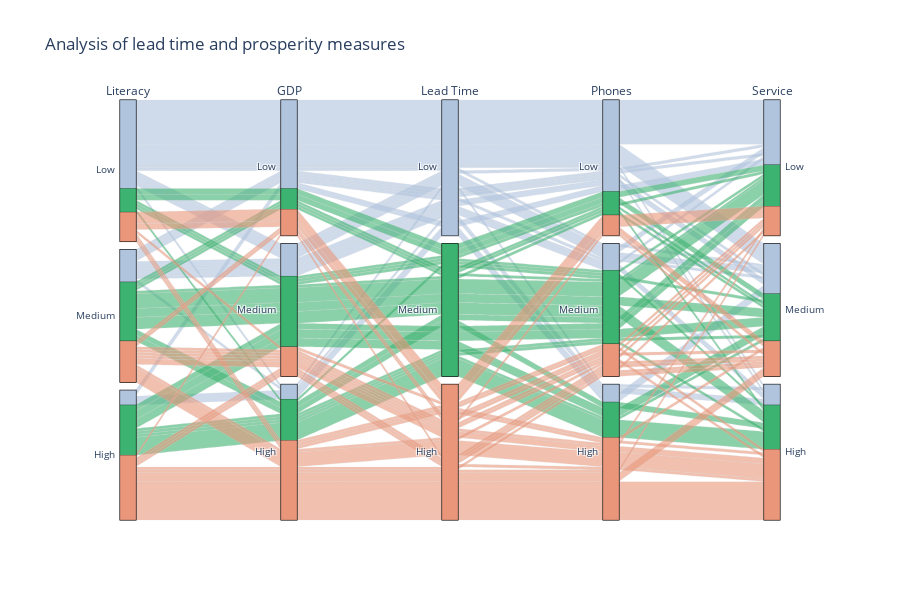

The cell this chart's notebook holds for it:
### Markdown cell above
Visualizations perspective 1

### Code cell
# divide the statistics in equal bins using qcut
qcut_series_lead, qcut_intervals_lead = pd.qcut(concat_country['lead_time'], q=3, retbins=True, labels=['Low', 'Medium', 'High'])
qcut_series_gdp, qcut_intervals_gdp = pd.qcut(concat_country['GDP($percapita)'], q=3, retbins=True, labels=['Low', 'Medium', 'High'])
qcut_series_lit, qcut_intervals_lit = pd.qcut(concat_country['Literacy(%)'], q=3, retbins=True, labels=['Low', 'Medium', 'High'])
qcut_series_phones, qcut_intervals_phones = pd.qcut(concat_country['Phones(per1000)'], q=3, retbins=True, labels=['Low', 'Medium', 'High'], duplicates='drop')
qcut_series_ser, qcut_intervals_ser = pd.qcut(concat_country['Service'], q=3, retbins=True, labels=['Low', 'Medium', 'High'])

# the dimensions/statistics of the graph
lead_dim = go.parcats.Dimension(
    values=qcut_series_lead,
    label="Lead Time",
    categoryorder='array',
    categoryarray=['Low', 'Medium', 'High']
)
gdp_dim = go.parcats.Dimension(
    values=qcut_series_gdp,
    categoryorder='array',
    categoryarray=['Low', 'Medium', 'High'],
    label="GDP"
)
lit_dim = go.parcats.Dimension(
    values=qcut_series_lit,
    categoryorder='array',
    categoryarray=['Low', 'Medium', 'High'],
    label="Literacy"
)
phones_dim = go.parcats.Dimension(
    values=qcut_series_phones,
    categoryorder='array',
    categoryarray=['Low', 'Medium', 'High'],
    label="Phones"
)
ser_dim = go.parcats.Dimension(
    values=qcut_series_ser,
    categoryorder='array',
    categoryarray=['Low', 'Medium', 'High'],
    label="Service"
)

#color coding the low, medium and high values
color = qcut_series_lead.astype('category').cat.codes
colorscale = ['#b0c4de', '#3cb371', '#e9967a']

# create figure with dimensions and color
fig = go.Figure(go.Parcats(
    dimensions=[lit_dim, gdp_dim, lead_dim, phones_dim, ser_dim], 
    line={'color': color, 'colorscale': colorscale}
), layout=go.Layout(title='Analysis of lead time and prosperity measures', height=600))

fig.show()

### Figure 1 — Plotly figure (JSON) as saved in the notebook; plotly's stock layout.template omitted (floating-point values rounded to 4 significant figures; data arrays with more than 128 entries replaced by an {"elided": "..."} marker saying what was removed)
{"data": [{"dimensions": [{"categoryarray": ["Low", "Medium", "High"], "categoryorder": "array", "label": "Literacy", "values": {"elided": "137 str values"}}, {"categoryarray": ["Low", "Medium", "High"], "categoryorder": "array", "label": "GDP", "values": {"elided": "137 str values"}}, {"categoryarray": ["Low", "Medium", "High"], "categoryorder": "array", "label": "Lead Time", "values": {"elided": "137 str values"}}, {"categoryarray": ["Low", "Medium", "High"], "categoryorder": "array", "label": "Phones", "values": {"elided": "137 str values"}}, {"categoryarray": ["Low", "Medium", "High"], "categoryorder": "array", "label": "Service", "values": {"elided": "137 str values"}}], "line": {"color": {"elided": "137 int values"}, "colorscale": [[0, "#b0c4de"], [0.5, "#3cb371"], [1, "#e9967a"]]}, "type": "parcats"}], "layout": {"height": 600, "title": {"text": "Analysis of lead time and prosperity measures"}}}
